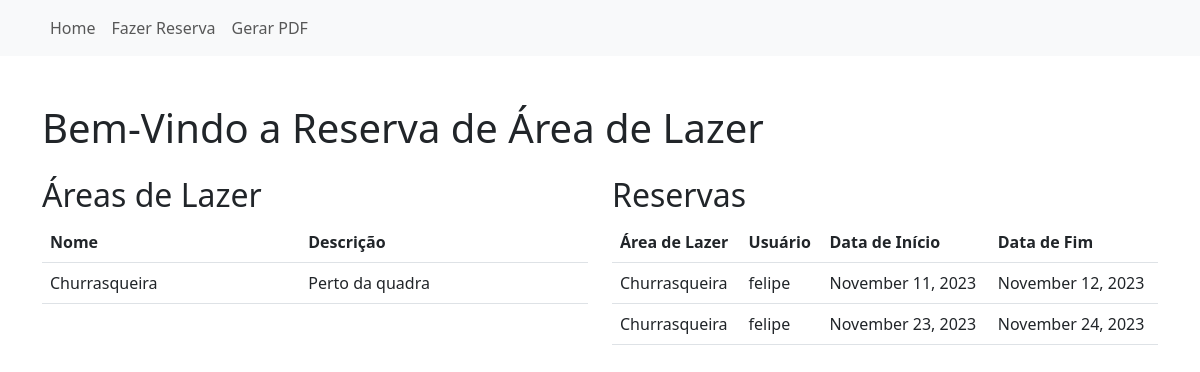
Page /reservas/ on the committed database.
### reservas/models.py (models this page shows, shortened)
class AreaDeLazer(models.Model):
    nome = models.CharField(max_length=100)
    descricao = models.TextField()

class Reserva(models.Model):
    area_lazer = models.ForeignKey(AreaDeLazer, on_delete = models.CASCADE)
    usuario = models.ForeignKey('auth.User', on_delete=models.CASCADE)
    data_inicio = models.DateTimeField()
    data_fim = models.DateTimeField()

### reservas/views.py (the view)
# urls.py: path('', views.index, name='index'),
def index(request):
    areas_lazer = AreaDeLazer.objects.all()
    reservas = Reserva.objects.all()
    dados_grafico = []
    for area in areas_lazer:
        reservas_count = Reserva.objects.filter(area_lazer=area).count()
        dados_grafico.append([area.nome, reservas_count])
    return render(request, 'reservas/index.html', {'areas_lazer': areas_lazer, 'reservas': reservas, 'dados_grafico': dados_grafico})

### reservas/templates/reservas/index.html (shortened to what this page needs)
<!DOCTYPE html>
<html lang="en">
<head>
    <link rel="stylesheet" href="https://cdn.jsdelivr.net/npm/bootstrap@5.3.0/dist/css/bootstrap.min.css">
</head>
<body>
    <nav class="navbar navbar-expand-lg navbar-light bg-light">
        <div class="container">
            <ul class="navbar-nav">
                <li class="nav-item"><a class="nav-link" href="{% url 'index' %}">Home</a></li>
                <li class="nav-item"><a class="nav-link" href="{% url 'fazer_reserva' %}">Fazer Reserva</a></li>
                <li class="nav-item">
                    <a class="nav-link" href="{% url 'generate_pdf' %}" target="_blank">Gerar PDF</a>
                </li>
            </ul>
        </div>
    </nav>
    <div class="container mt-5">
        <h1 class="mb-4">Bem-Vindo a Reserva de Área de Lazer</h1>
        <div class="row">
            <div class="col-md-6">
                <h2>Áreas de Lazer</h2>
                <table class="table">
                    <thead>
                        <tr>
                            <th>Nome</th>
                            <th>Descrição</th>
                        </tr>
                    </thead>
                    <tbody>
                        {% for area in areas_lazer %}
                            <tr>
                                <td>{{ area.nome }}</td>
                                <td>{{ area.descricao }}</td>
                            </tr>
                        {% endfor %}
                    </tbody>
                </table>
            </div>
            <div class="col-md-6">
                <h2>Reservas</h2>
                <table class="table">
                    <thead>
                        <tr>
                            <th>Área de Lazer</th>
                            <th>Usuário</th>
                            <th>Data de Início</th>
                            <th>Data de Fim</th>
                        </tr>
                    </thead>
                    <tbody>
                        {% for reserva in reservas %}
                            <tr>
                                <td>{{ reserva.area_lazer.nome }}</td>
                                <td>{{ reserva.usuario.username }}</td>
                                <td>{{ reserva.data_inicio|date:"F d, Y" }}</td>
                                <td>{{ reserva.data_fim|date:"F d, Y" }}</td>
                            </tr>
                        {% endfor %}
                    </tbody>
                </table>
            </div>
        </div>
    </div>
</body>
</html>

### rows in the picture
AreaDeLazer: nome "Churrasqueira", descricao "Perto da quadra"
Reserva: area_lazer.nome "Churrasqueira", usuario.username "felipe", data_inicio "November 11, 2023", data_fim "November 12, 2023"
Reserva: area_lazer.nome "Churrasqueira", usuario.username "felipe", data_inicio "November 23, 2023", data_fim "November 24, 2023"
